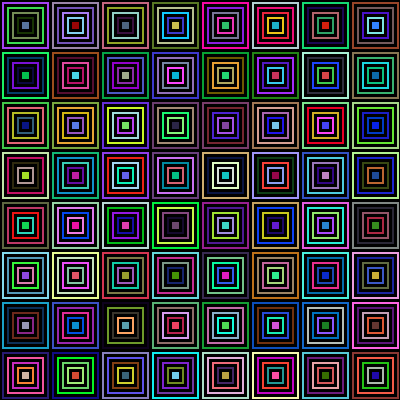
Frame 1 (no input)
Frame 60 (the mouse pressed at the canvas centre just before this capture): identical to frame 1, image omitted
Frame 120 (the mouse held since frame 60 and released just before this capture): identical to frame 1, image omitted

The Processing sketch that drew this single still picture (run headless with seeded random() and noise(); from frame 60 on, the mouse is pressed at the canvas centre):

// Processing sketch: Screencast_6_4
// ── Screencast_6_4.pde
//Screencast_6_4 Multiple Coloured Squares Filled Screen
//Nested || 2d for loop

float tileSize = 50;

void setup() {
  size(400, 400);
  background(255);
  strokeWeight(3);
  rectMode(CENTER);

  for (int tileX = 25; tileX < width; tileX+=50) {
    for (int tileY = 25; tileY < height; tileY+=50) {
      drawTile(tileX, tileY, tileSize);
    }
  }
}

void draw() {
}

void drawTile(float x, float y, float size) {

  while (size > 0) {
    drawSquare(x, y, size);
    size -= 10;
  }
}


void drawSquare(float x, float y, float size) {
  fill(random(255), random(255), random(255));
  rect(x, y, size, size);
}
